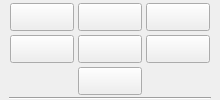
     <widget class="QWidget" name="navigateWidget" native="true">
      <property name="sizePolicy">
       <sizepolicy hsizetype="Preferred" vsizetype="Fixed">
        <horstretch>0</horstretch>
        <verstretch>0</verstretch>
       </sizepolicy>
      </property>
      <property name="minimumSize">
       <size>
        <width>0</width>
        <height>100</height>
       </size>
      </property>
      <property name="maximumSize">
       <size>
        <width>16777215</width>
        <height>100</height>
       </size>
      </property>
      <layout class="QVBoxLayout" name="verticalLayout_5">
       <property name="spacing">
        <number>0</number>
       </property>
       <property name="leftMargin">
        <number>9</number>
       </property>
       <property name="topMargin">
        <number>0</number>
       </property>
       <property name="rightMargin">
        <number>9</number>
       </property>
       <property name="bottomMargin">
        <number>0</number>
       </property>
       <item>
        <spacer name="verticalSpacer_10">
         <property name="orientation">
          <enum>Qt::Orientation::Vertical</enum>
         </property>
         <property name="sizeHint" stdset="0">
          <size>
           <width>20</width>
           <height>0</height>
          </size>
         </property>
        </spacer>
       </item>
       <item>
        <widget class="QWidget" name="navigateWidget_internal" native="true">
         <property name="enabled">
          <bool>true</bool>
         </property>
         <property name="font">
          <font>
           <pointsize>4</pointsize>
          </font>
         </property>
         <layout class="QGridLayout" name="gridLayout_3">
          <property name="leftMargin">
           <number>1</number>
          </property>
          <property name="topMargin">
           <number>0</number>
          </property>
          <property name="rightMargin">
           <number>1</number>
          </property>
          <property name="bottomMargin">
           <number>0</number>
          </property>
          <property name="spacing">
           <number>4</number>
          </property>
          <item row="1" column="0">
           <widget class="QPushButton" name="rc_btn_navFastBackward">
            <property name="minimumSize">
             <size>
              <width>64</width>
              <height>28</height>
             </size>
            </property>
            <property name="maximumSize">
             <size>
              <width>64</width>
              <height>28</height>
             </size>
            </property>
            <property name="font">
             <font>
              <family>Webdings</family>
              <pointsize>13</pointsize>
              <bold>true</bold>
             </font>
            </property>
            <property name="text">
             <string/>
            </property>
            <property name="icon">
             <iconset resource="../resource.qrc">
              <normaloff>:/images/nav/play/fbackward.png</normaloff>:/images/nav/play/fbackward.png</iconset>
            </property>
            <property name="iconSize">
             <size>
              <width>20</width>
              <height>20</height>
             </size>
            </property>
           </widget>
          </item>
          <item row="0" column="2">
           <widget class="QPushButton" name="rc_btn_navForward">
            <property name="minimumSize">
             <size>
              <width>64</width>
              <height>28</height>
             </size>
            </property>
            <property name="maximumSize">
             <size>
              <width>64</width>
              <height>28</height>
             </size>
            </property>
            <property name="font">
             <font>
              <family>Webdings</family>
              <pointsize>13</pointsize>
              <bold>true</bold>
              <stylestrategy>PreferDefault</stylestrategy>
             </font>
            </property>
            <property name="text">
             <string/>
            </property>
            <property name="icon">
             <iconset resource="../resource.qrc">
              <normaloff>:/images/nav/play/forward.png</normaloff>:/images/nav/play/forward.png</iconset>
            </property>
            <property name="iconSize">
             <size>
              <width>20</width>
              <height>20</height>
             </size>
            </property>
           </widget>
          </item>
          <item row="0" column="0">
           <widget class="QPushButton" name="rc_btn_navBackward">
            <property name="minimumSize">
             <size>
              <width>64</width>
              <height>28</height>
             </size>
            </property>
            <property name="maximumSize">
             <size>
              <width>64</width>
              <height>28</height>
             </size>
            </property>
            <property name="font">
             <font>
              <family>Webdings</family>
              <pointsize>13</pointsize>
              <bold>true</bold>
             </font>
            </property>
            <property name="text">
             <string/>
            </property>
            <property name="icon">
             <iconset resource="../resource.qrc">
              <normaloff>:/images/nav/play/backward.png</normaloff>:/images/nav/play/backward.png</iconset>
            </property>
            <property name="iconSize">
             <size>
              <width>20</width>
              <height>20</height>
             </size>
            </property>
           </widget>
          </item>
          <item row="1" column="1">
           <widget class="QPushButton" name="rc_btn_navPause">
            <property name="minimumSize">
             <size>
              <width>64</width>
              <height>28</height>
             </size>
            </property>
            <property name="maximumSize">
             <size>
              <width>64</width>
              <height>28</height>
             </size>
            </property>
            <property name="font">
             <font>
              <family>Webdings</family>
              <pointsize>13</pointsize>
              <bold>true</bold>
             </font>
            </property>
            <property name="text">
             <string/>
            </property>
            <property name="icon">
             <iconset resource="../resource.qrc">
              <normaloff>:/images/nav/play/pause.png</normaloff>:/images/nav/play/pause.png</iconset>
            </property>
            <property name="iconSize">
             <size>
              <width>20</width>
              <height>20</height>
             </size>
            </property>
           </widget>
          </item>
          <item row="0" column="1">
           <widget class="QPushButton" name="rc_btn_navPlay">
            <property name="minimumSize">
             <size>
              <width>64</width>
              <height>28</height>
             </size>
            </property>
            <property name="maximumSize">
             <size>
              <width>54</width>
              <height>28</height>
             </size>
            </property>
            <property name="font">
             <font>
              <family>Webdings</family>
              <pointsize>13</pointsize>
              <bold>true</bold>
             </font>
            </property>
            <property name="text">
             <string/>
            </property>
            <property name="icon">
             <iconset resource="../resource.qrc">
              <normaloff>:/images/nav/play/play.png</normaloff>:/images/nav/play/play.png</iconset>
            </property>
            <property name="iconSize">
             <size>
              <width>20</width>
              <height>20</height>
             </size>
            </property>
           </widget>
          </item>
          <item row="1" column="2">
           <widget class="QPushButton" name="rc_btn_navFastForward">
            <property name="minimumSize">
             <size>
              <width>64</width>
              <height>28</height>
             </size>
            </property>
            <property name="maximumSize">
             <size>
              <width>64</width>
              <height>28</height>
             </size>
            </property>
            <property name="font">
             <font>
              <family>Webdings</family>
              <pointsize>13</pointsize>
              <bold>true</bold>
             </font>
            </property>
            <property name="text">
             <string/>
            </property>
            <property name="icon">
             <iconset resource="../resource.qrc">
              <normaloff>:/images/nav/play/fforward.png</normaloff>:/images/nav/play/fforward.png</iconset>
            </property>
            <property name="iconSize">
             <size>
              <width>20</width>
              <height>20</height>
             </size>
            </property>
           </widget>
          </item>
          <item row="2" column="1">
           <widget class="QPushButton" name="rc_btn_navStop">
            <property name="enabled">
             <bool>true</bool>
            </property>
            <property name="minimumSize">
             <size>
              <width>64</width>
              <height>28</height>
             </size>
            </property>
            <property name="maximumSize">
             <size>
              <width>64</width>
              <height>28</height>
             </size>
            </property>
            <property name="font">
             <font>
              <family>Webdings</family>
              <pointsize>13</pointsize>
              <bold>false</bold>
             </font>
            </property>
            <property name="text">
             <string/>
            </property>
            <property name="icon">
             <iconset resource="../resource.qrc">
              <normaloff>:/images/nav/play/stop.png</normaloff>:/images/nav/play/stop.png</iconset>
            </property>
            <property name="iconSize">
             <size>
              <width>20</width>
              <height>20</height>
             </size>
            </property>
           </widget>
          </item>
         </layout>
        </widget>
       </item>
       <item>
        <spacer name="verticalSpacer_66">
         <property name="orientation">
          <enum>Qt::Orientation::Vertical</enum>
         </property>
         <property name="sizeHint" stdset="0">
          <size>
           <width>20</width>
           <height>0</height>
          </size>
         </property>
        </spacer>
       </item>
       <item>
        <widget class="Line" name="line1">
         <property name="orientation">
          <enum>Qt::Orientation::Horizontal</enum>
         </property>
        </widget>
       </item>
      </layout>
     </widget>
